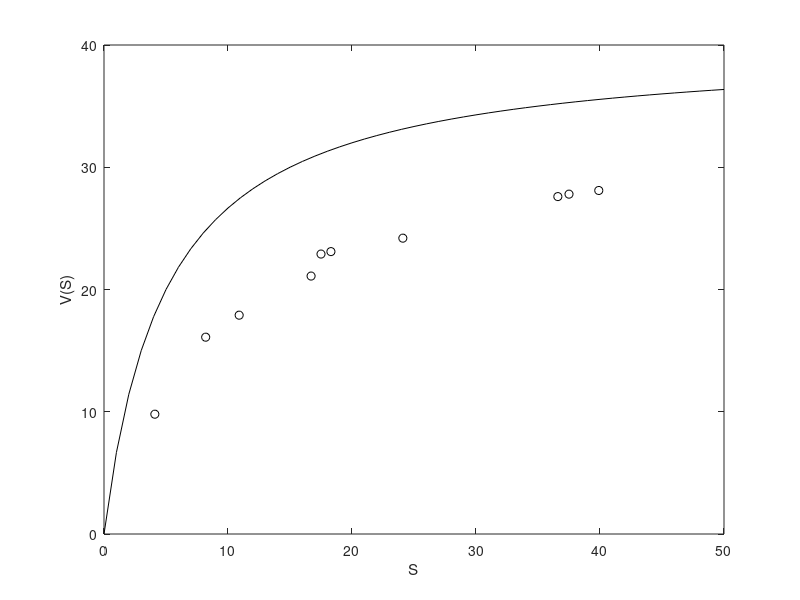

Source code (MATLAB): (Note: this script raises an error after producing the figure.)
%%%%%%%%%%%%%%%%%%%%%%%%%%%%%%%%%%%%%%%%%%%%%%%%%%%%%%%%%%%%%%%%%%%%%%%%%
% Ehouarn Simon                                                         %
% mai 2017                                                              %
% INP Toulouse - ENSEEIHT                                               %	
%                                                                       %
% Ce fichier contient le programme principal permettant l'estimation    %
% des parametres de l'equation de Michaelis-Mensen par une approche     %
% des moindres carres.						        %
% Modele : V(S)=Vmax*S/(Km+S)					        %
%%%%%%%%%%%%%%%%%%%%%%%%%%%%%%%%%%%%%%%%%%%%%%%%%%%%%%%%%%%%%%%%%%%%%%%%%

clear all; close all; format short
% Initialisation
%

% Donn�es 
global Si Vi
Si=[4.1; 8.2;10.9;16.7;17.5;18.3;24.1;36.6;37.5;39.9];
Vi=[9.8;16.1;17.9;21.1;22.9;23.1;24.2;27.6;27.8;28.1];

Vmax = 40;
Km = 5;
%Estimation a priori des parametres du modele.
beta0=[Vmax;Km];
%beta0=[40;5];

%%%%%%%%%%%%%%%%%%%%%%%%%%%%
% Methode de Gauss-Newton %
%%%%%%%%%%%%%%%%%%%%%%%%%%%

%%%%%%% Figure 1 %%%%%%%%
% Affichage des donnees
figure(1)                         
plot(Si,Vi,'ok')
rect=[0 50 0 40];
axis(rect)
xlabel('S')
ylabel('V(S)')
hold on

% Affichage de la prevision du modele.
beta=beta0
S=0:1:50;
S=S';
V=beta(1)*S./(beta(2)+S);
plot(S,V,'k')

%%%%%%% Figure 4 %%%%%%%%
% Methode de Gauss-Newton

%Evaluation de la fonction des moindres carres 
xmin=10;
xmax=50;
nx=100;
pasx=(xmax-xmin)/nx;
ymin=0;
% ymin=-0.0001;
ymax=30;
ny=100;
pasy=(ymax-ymin)/ny;

x=xmin:pasx:xmax;
y=ymin:pasy:ymax;
[X,Y]=meshgrid(x,y);
[m,n]=size(X);
for i=1:m,
   for j=1:n,
      Z(i,j)=f_MM([X(i,j),Y(i,j)]);
   end;
end;

% Affichage des lignes de niveau de la fonction des moindres carres.
figure(4)                            
contour(X,Y,Z,150);
xlabel('Vmax')
ylabel('K')
hold on
text(beta(1),beta(2),'o point de depart')


%%%%%%%%%% TO DO %%%%%%%%%%%%%%%%%
% 1- Minimisation de la fonction des moindres carres par la m�thode de Gauss-Newton
% 2- Affichage des la prevision du modele et de l'estimation des parametres
% au cours de la minimisation

%initialisation
J1 = J_res_MM(beta0);
r1 = res_MM(beta0);
gradbeta0 = J1'*r1;
normegrad0 = norm(gradbeta0,2);
gradbeta1 = gradbeta0;
beta1 = beta0;
beta1ancien = beta0;
norme1 = 1;
iter1 = 0;
maxiter1 = 1000;

while (iter1 <= maxiter1) && ( norme1 > eps) && (norm(gradbeta1,2) > eps*normegrad0)
    beta1ancien = beta1;
    beta1 = beta1 - (J1'*J1)\gradbeta1;
    norme1 = norm(beta1 - beta1ancien,2)/norm(beta1ancien,2);
    J1 = J_res_MM(beta1);
    r1 = res_MM(beta1);
    gradbeta1 = J1'*r1;
    iter1 = iter1 +1;
    
    %Affichage de la prevision du modele
    figure(1)
    V=beta1(1)*S./(beta1(2)+S);
    plot(S,V,'k')
    hold on
    
    %Affichage des points beta
    figure(4)
    text(beta1(1),beta1(2),'o')
    hold on
    
    
end
    iter1

    


%%%%%%%%%% END TO DO  %%%%%%%%%%%%%

%%%%%%%%%%%%%%%%%%%%%%%%%%%%
% Methode de Newton %
%%%%%%%%%%%%%%%%%%%%%%%%%%%



% Estimation a priori des parametres du modele.
beta=beta0

%%%%%%% Figure 2 %%%%%%%%
% Affichage des donnees
figure(2)                         
plot(Si,Vi,'ok')
rect=[0 50 0 40];
axis(rect)
xlabel('S')
ylabel('V(S)')
hold on

% Affichage de la prevision du modele.
V=beta(1)*S./(beta(2)+S);
plot(S,V,'k')

%%%%%%% Figure 5 %%%%%%%%
% Methode Newton

figure(5)                          
contour(X,Y,Z,150);
xlabel('Vmax')
ylabel('K')
hold on
text(beta(1),beta(2),'o point de depart')

%%%%%%%%%% TO DO %%%%%%%%%%%%%%%%%
% 1- Minimisation de la fonction des moindres carres par la m�thode de Newton
% 2- Affichage des la prevision du modele et de l'estimation des parametres
% au cours de la minimisation

%initialisation
J2 = J_res_MM(beta0);
r2 = res_MM(beta0);
H2 = H_f_MM(beta0);
gradbeta0 = J2'*r2;
normegrad0 = norm(gradbeta0,2);
gradbeta2 = gradbeta0;
norme2 = 1;
beta2ancien = beta0;
beta2 = beta0;
iter2 = 0;
maxiter2 = 1000;

while (iter2 <= maxiter2) && (norme2 > eps) && (norm(gradbeta2,2) > eps*normegrad0)
    beta2ancien = beta2;
    beta2 = beta2 - H2\gradbeta2;
    norme2 = norm(beta2 - beta1ancien,2)/norm(beta1ancien,2);
    J2 = J_res_MM(beta2);
    r2 = res_MM(beta2);
    H2 = H_f_MM(beta2);
    gradbeta2 = J2'*r2;
    iter2 = iter2 +1;
    
     %Affichage de la prevision du modele
    figure(2)
    V=beta2(1)*S./(beta2(2)+S);
    plot(S,V,'k')
    hold on
    
    %Affichage des points beta
    figure(5)
    text(beta2(1),beta2(2),'o')
    hold on
    
    
end
    iter2

%%%%%%%%%% END TO DO  %%%%%%%%%%%%%
